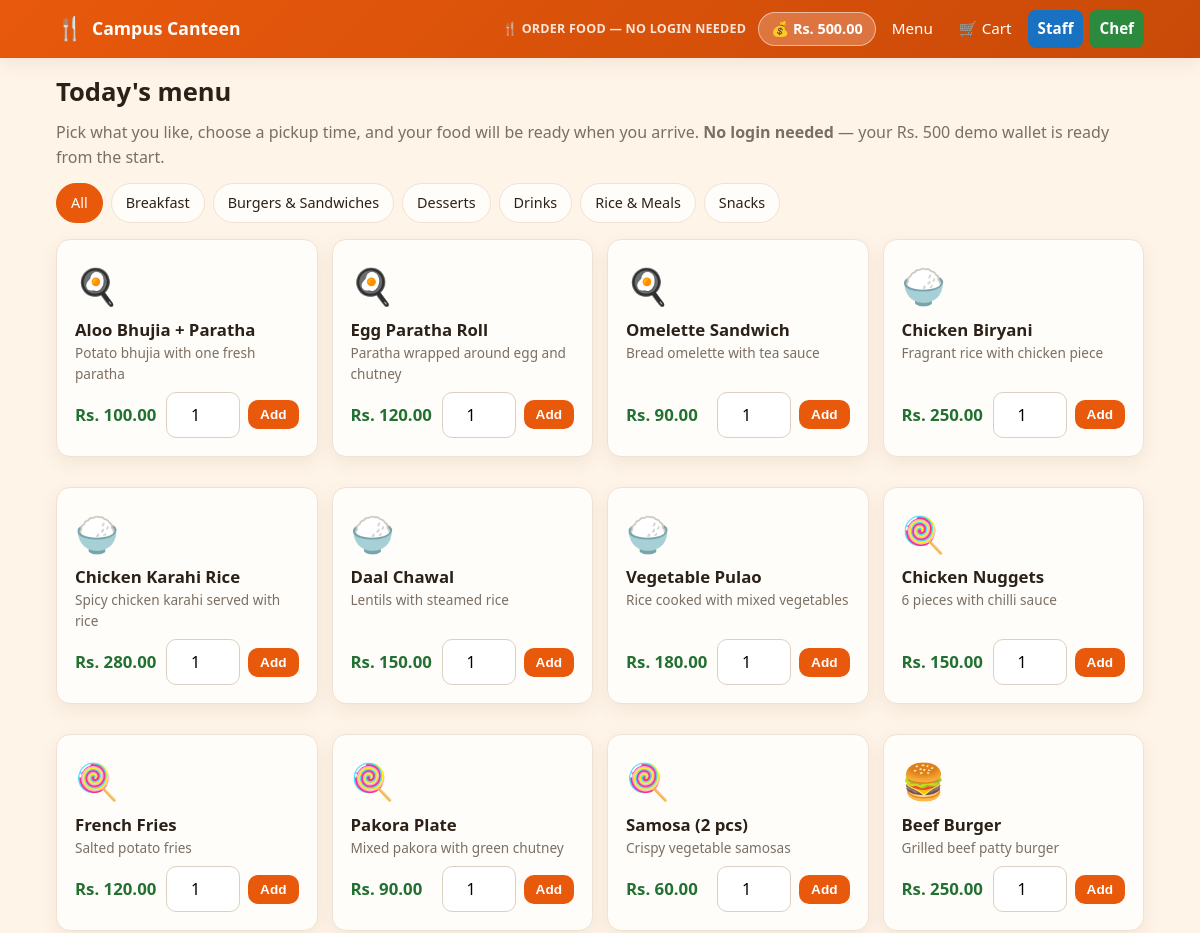
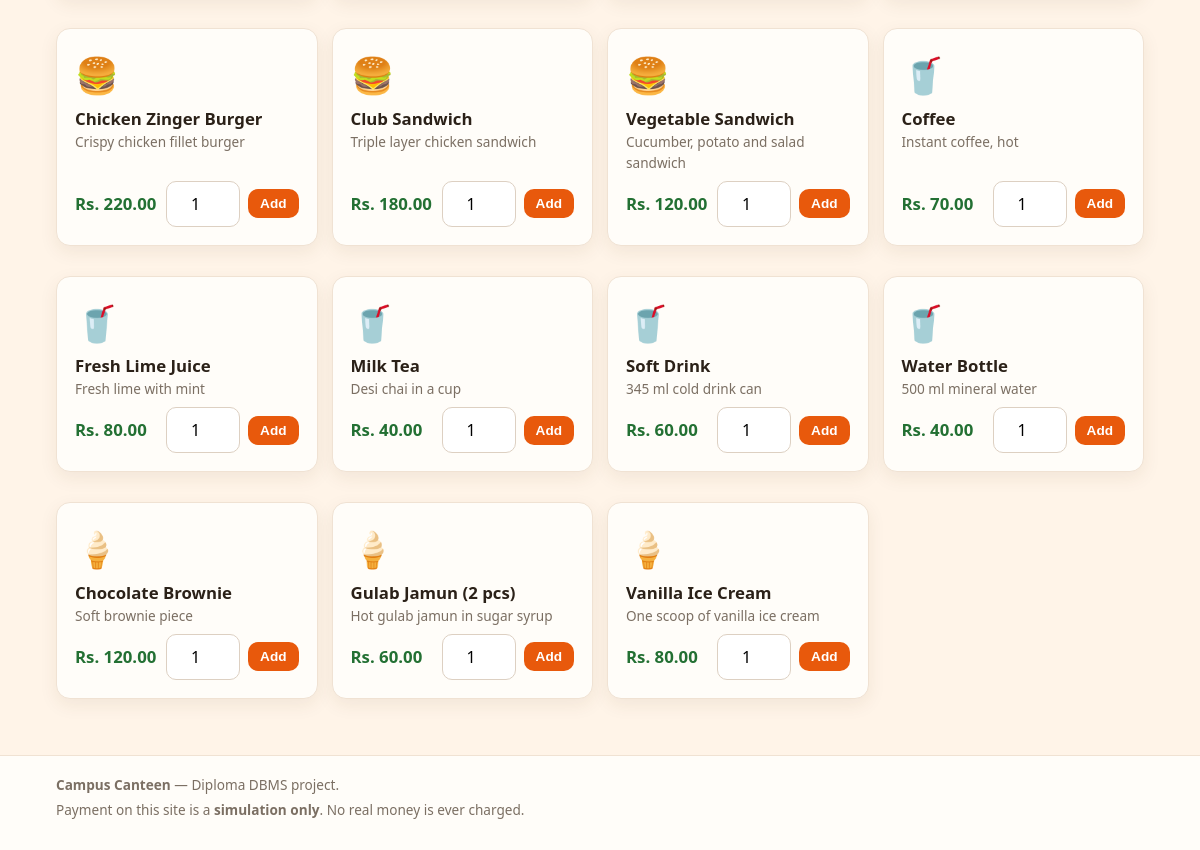
The page /student/menu.php on the database its author committed (2 pictures, top to bottom).
### tables this page shows
CREATE TABLE categories (
    category_id  INT UNSIGNED NOT NULL AUTO_INCREMENT,
    name         VARCHAR(60)  NOT NULL,
    description  VARCHAR(255) DEFAULT NULL,
    is_active    TINYINT(1)   NOT NULL DEFAULT 1,
    PRIMARY KEY (category_id),
    UNIQUE KEY uq_categories_name (name)
);

CREATE TABLE menu_items (
    item_id       INT UNSIGNED NOT NULL AUTO_INCREMENT,
    category_id   INT UNSIGNED NOT NULL,
    name          VARCHAR(100) NOT NULL,
    description   VARCHAR(255) DEFAULT NULL,
    price         DECIMAL(10,2) NOT NULL,
    is_available  TINYINT(1)   NOT NULL DEFAULT 1,
    created_at    TIMESTAMP    NOT NULL DEFAULT CURRENT_TIMESTAMP,
    updated_at    TIMESTAMP    NOT NULL DEFAULT CURRENT_TIMESTAMP
                              ON UPDATE CURRENT_TIMESTAMP,
    PRIMARY KEY (item_id),
    KEY idx_menu_items_category (category_id),
    KEY idx_menu_items_available (is_available),
    CONSTRAINT fk_menu_items_category
        FOREIGN KEY (category_id) REFERENCES categories (category_id)
        ON DELETE RESTRICT,
    CONSTRAINT chk_menu_items_price CHECK (price >= 0)
);

### includes/functions.php (called while the page is built, shortened)
<?php
function db_run(string $sql, array $params = []): PDOStatement
{
    global $conn;
    $stmt = $conn->prepare($sql);
    $stmt->execute($params);
    return $stmt;
}
function db_all(string $sql, array $params = []): array
{
    return db_run($sql, $params)->fetchAll();
}
function e($value): string
{
    return htmlspecialchars((string)$value, ENT_QUOTES, 'UTF-8');
}
function url(string $path = ''): string
{
    return BASE_PATH . '/' . ltrim($path, '/');
}
function money($amount): string
{
    return CURRENCY . number_format((float)$amount, 2);
}
function money_format_balance(float $balance): string
{
    return CURRENCY . number_format($balance, 2);
}
function demo_balance(): float
{
    $me = current_user();
    $guest_id = (int)($_SESSION['guest_user_id'] ?? 0);
    return (float)DEMO_WELCOME_BALANCE;
}

### includes/auth.php (called while the page is built, shortened)
<?php
function current_user(): ?array
{
    static $cached_id = -1;
    static $user      = null;
    $user_id = (int)($_SESSION['user_id'] ?? 0);
    if ($user_id === $cached_id) {
        return $user;
    }
    $cached_id = $user_id;
    if ($user_id <= 0) {
        $user = null;
        return null;
    }
    $user = db_row(
        'SELECT user_id, full_name, email, role, balance FROM users WHERE user_id = ? AND is_active = 1',
        [$user_id]
    );
    return $user;
}

### student/menu.php (the view, shortened to what this page needs)
<?php
require_once __DIR__ . '/../includes/config.php';
require_once __DIR__ . '/../includes/functions.php';
require_once __DIR__ . '/../includes/auth.php';
$categories = db_all('SELECT category_id, name FROM categories WHERE is_active = 1 ORDER BY name');
$active_cat = isset($_GET['cat']) ? (int)$_GET['cat'] : 0;
if ($active_cat > 0) {
    $items = db_all(
        'SELECT item_id, name, description, price, category_id
         FROM menu_items WHERE is_available = 1 AND category_id = ? ORDER BY name',
        [$active_cat]
    );
} else {
    $items = db_all(
        'SELECT item_id, name, description, price, category_id
         FROM menu_items WHERE is_available = 1 ORDER BY category_id, name'
    );
}
function category_emoji(string $name): string
{
    $map = [
        'Breakfast' => '&#127859;',
        'Rice & Meals' => '&#127834;',
        'Snacks' => '&#127853;',
        'Burgers & Sandwiches' => '&#127828;',
        'Drinks' => '&#129380;',
        'Desserts' => '&#127846;',
    ];
    return $map[$name] ?? '&#127860;';
}
require __DIR__ . '/../includes/header.php';
?>
<h1>Today's menu</h1>
<p class="muted">Pick what you like, choose a pickup time, and your food will be ready when you arrive.
  <strong>No login needed</strong> &mdash; your Rs. 500 demo wallet is ready from the start.</p>
<div class="cat-tabs">
  <a href="<?= e(url('student/menu.php')) ?>" class="<?= $active_cat === 0 ? 'active' : '' ?>">All</a>
  <?php foreach ($categories as $category): ?>
    <a href="<?= e(url('student/menu.php?cat=' . (int)$category['category_id'])) ?>"
       class="<?= $active_cat === (int)$category['category_id'] ? 'active' : '' ?>">
      <?= e($category['name']) ?>
    </a>
  <?php endforeach; ?>
</div>
<?php if (!$items): ?>
  <?php empty_state('No food to show here yet', 'Please check another category, or come back a little later.'); ?>
<?php else: ?>
  <div class="menu-grid">
    <?php foreach ($items as $item): ?>
      <?php
        $emoji = '&#127860;';
        foreach ($categories as $category) {
            if ((int)$category['category_id'] === (int)$item['category_id']) {
                $emoji = category_emoji($category['name']);
                break;
            }
        }
      ?>
      <div class="card item-card">
        <div class="item-emoji"><?= $emoji ?></div>
        <h3 class="item-name"><?= e($item['name']) ?></h3>
        <p class="item-desc"><?= e($item['description']) ?></p>
        <div class="item-foot">
          <span class="price"><?= e(money($item['price'])) ?></span>
          <form method="post" class="qty-box" data-submit-once>
            <input type="number" name="qty" value="1" min="1" max="50" aria-label="Quantity">
            <button class="btn btn-small btn-primary" type="submit">Add</button>
          </form>
        </div>
      </div>
    <?php endforeach; ?>
  </div>
<?php endif; ?>
<?php require __DIR__ . '/../includes/footer.php'; ?>

### includes/header.php (shortened to what this page needs)
<?php
$me     = current_user();
?>
<!DOCTYPE html>
<html lang="en">
<head>
<link rel="stylesheet" href="<?= e(url('assets/css/style.css')) ?>">
</head>
<body<?= isset($body_class) && $body_class !== '' ? ' class="' . e($body_class) . '"' : ''; ?>>
<header class="site-header">
  <div class="container header-inner">
    <a class="brand" href="<?= e(url('index.php')) ?>">
      <span class="brand-icon">&#127860;</span>
      <span><?= e(APP_NAME) ?></span>
    </a>
    <nav class="main-nav">
      <?php if ($me === null): ?>
        <span class="nav-system">&#127860; Order food &mdash; no login needed</span>
        <span class="wallet-badge" title="Demo wallet you get for free">
          &#128176; <?= e(money_format_balance(demo_balance())) ?>
        </span>
        <a href="<?= e(url('student/menu.php')) ?>">Menu</a>
        <a class="cart-link" href="<?= e(url('student/cart.php')) ?>">
          &#128722; Cart
        </a>
        <a class="btn btn-small btn-staff" href="<?= e(url('staff/login.php')) ?>">Staff</a>
        <a class="btn btn-small btn-chef" href="<?= e(url('chef/login.php')) ?>">Chef</a>
      <?php elseif ($me['role'] === 'chef'): ?>
        <span class="nav-system">&#127859; Chef System</span>
        <a href="<?= e(url('chef/kitchen.php')) ?>">Kitchen Screen</a>
      <?php endif; ?>
    </nav>
  </div>
</header>
<main class="container page">

### includes/footer.php (shortened to what this page needs)
</main>
<footer class="site-footer">
  <div class="container">
    <p><strong><?= e(APP_NAME) ?></strong> &mdash; Diploma DBMS project.</p>
    <p class="muted">Payment on this site is a <strong>simulation only</strong>. No real money is ever charged.</p>
  </div>
</footer>
</body>
</html>

### assets/css/style.css (style rules this page uses)
:root { --orange: #e8590c; --orange-dark: #c94a08; --green: #2b8a3e; --green-dark: #237033; --red: #c92a2a; --blue: #1971c2; --ink: #2b2118; --muted: #7b6f63; --paper: #fffdf9; --cream: #fff4e8; --line: #f0e2d3; --radius: 14px; --shadow: 0 6px 18px rgba(90, 60, 30, .08); }
* { box-sizing: border-box; }
body { margin: 0; font-family: "Segoe UI", Tahoma, Arial, sans-serif; color: var(--ink); background: var(--cream); line-height: 1.55; }
h1, h2, h3 { line-height: 1.25; margin: 0 0 .5em; }
h1 { font-size: 1.6rem; }
p { margin: 0 0 .8em; }
a { color: var(--orange-dark); }
.container { width: 100%; max-width: 1120px; margin: 0 auto; padding: 0 16px; }
.page { padding: 18px 16px 40px; min-height: 60vh; }
.muted { color: var(--muted); }
.site-header { background: linear-gradient(135deg, var(--orange), var(--orange-dark)); color: #fff; box-shadow: var(--shadow); position: sticky; top: 0; z-index: 20; }
.header-inner { display: flex; align-items: center; flex-wrap: wrap; gap: 10px; padding-top: 10px; padding-bottom: 10px; }
.brand { color: #fff; text-decoration: none; font-weight: 700; font-size: 1.1rem; display: flex; align-items: center; gap: 8px; margin-right: auto; }
.brand-icon { font-size: 1.4rem; }
.main-nav { display: flex; flex-wrap: wrap; align-items: center; gap: 6px; }
.main-nav a { color: #fff; text-decoration: none; padding: 7px 10px; border-radius: 8px; font-size: .95rem; }
.cart-link { position: relative; }
.btn { display: inline-block; border: 0; border-radius: 10px; padding: 11px 18px; font-size: 1rem; font-weight: 600; text-decoration: none; text-align: center; cursor: pointer; background: var(--orange); color: #fff; transition: background .15s ease, transform .05s ease; }
.btn-small { padding: 7px 12px; font-size: .85rem; }
.btn-primary { background: var(--orange); }
.card { background: var(--paper); border: 1px solid var(--line); border-radius: var(--radius); box-shadow: var(--shadow); padding: 18px; margin-bottom: 16px; }
.menu-grid, .stat-grid, .kitchen-grid { display: grid; gap: 14px; grid-template-columns: repeat(auto-fill, minmax(230px, 1fr)); }
.item-card { display: flex; flex-direction: column; }
.item-emoji { font-size: 2.2rem; }
.item-name { font-size: 1.05rem; margin: 6px 0 2px; }
.item-desc { color: var(--muted); font-size: .85rem; flex: 1; margin-bottom: 8px; }
.item-foot { display: flex; align-items: center; justify-content: space-between; gap: 8px; flex-wrap: wrap; }
.price { font-weight: 700; color: var(--green-dark); font-size: 1.05rem; }
.cat-tabs { display: flex; flex-wrap: wrap; gap: 8px; margin-bottom: 16px; }
.cat-tabs a { background: var(--paper); border: 1px solid var(--line); color: var(--ink); text-decoration: none; padding: 8px 14px; border-radius: 999px; font-size: .9rem; }
.cat-tabs a.active, .cat-tabs a:hover { background: var(--orange); color: #fff; border-color: var(--orange); }
input[type="text"], input[type="email"], input[type="password"], input[type="number"], input[type="time"], select, textarea { width: 100%; padding: 11px 12px; border: 1px solid #ddd0c2; border-radius: 10px; font-size: 1rem; font-family: inherit; background: #fff; }
.qty-box { display: flex; align-items: center; gap: 8px; }
.qty-box input { width: 74px; text-align: center; }
.btn-staff { background: var(--blue); }
.btn-chef { background: var(--green); }
.nav-system { font-size: .78rem; font-weight: 700; letter-spacing: .02em; text-transform: uppercase; opacity: .85; align-self: center; margin-right: 6px; white-space: nowrap; }
.site-footer { background: var(--paper); border-top: 1px solid var(--line); padding: 18px 0 26px; color: var(--muted); font-size: .85rem; }
.site-footer p { margin: 0 0 4px; }
.wallet-badge { background: rgba(255, 255, 255, .22); border: 1px solid rgba(255, 255, 255, .5); border-radius: 999px; padding: 5px 12px; font-weight: 700; font-size: .9rem; color: #fff; white-space: nowrap; }

### rows shown on the page
categories: name "Breakfast"
categories: name "Burgers & Sandwiches"
categories: name "Desserts"
categories: name "Drinks"
categories: name "Rice & Meals"
categories: name "Snacks"
menu_items: category.name "🍳", name "Aloo Bhujia + Paratha", description "Potato bhujia with one fresh paratha", price "Rs. 100.00"
menu_items: category.name "🍳", name "Egg Paratha Roll", description "Paratha wrapped around egg and chutney", price "Rs. 120.00"
menu_items: category.name "🍳", name "Omelette Sandwich", description "Bread omelette with tea sauce", price "Rs. 90.00"
menu_items: category.name "🍚", name "Chicken Biryani", description "Fragrant rice with chicken piece", price "Rs. 250.00"
menu_items: category.name "🍚", name "Chicken Karahi Rice", description "Spicy chicken karahi served with rice", price "Rs. 280.00"
menu_items: category.name "🍚", name "Daal Chawal", description "Lentils with steamed rice", price "Rs. 150.00"
menu_items: category.name "🍚", name "Vegetable Pulao", description "Rice cooked with mixed vegetables", price "Rs. 180.00"
menu_items: category.name "🍭", name "Chicken Nuggets", description "6 pieces with chilli sauce", price "Rs. 150.00"
menu_items: category.name "🍭", name "French Fries", description "Salted potato fries", price "Rs. 120.00"
menu_items: category.name "🍭", name "Pakora Plate", description "Mixed pakora with green chutney", price "Rs. 90.00"
menu_items: category.name "🍭", name "Samosa (2 pcs)", description "Crispy vegetable samosas", price "Rs. 60.00"
menu_items: category.name "🍔", name "Beef Burger", description "Grilled beef patty burger", price "Rs. 250.00"
menu_items: category.name "🍔", name "Chicken Zinger Burger", description "Crispy chicken fillet burger", price "Rs. 220.00"
menu_items: category.name "🍔", name "Club Sandwich", description "Triple layer chicken sandwich", price "Rs. 180.00"
menu_items: category.name "🍔", name "Vegetable Sandwich", description "Cucumber, potato and salad sandwich", price "Rs. 120.00"
menu_items: category.name "🥤", name "Coffee", description "Instant coffee, hot", price "Rs. 70.00"
menu_items: category.name "🥤", name "Fresh Lime Juice", description "Fresh lime with mint", price "Rs. 80.00"
menu_items: category.name "🥤", name "Milk Tea", description "Desi chai in a cup", price "Rs. 40.00"
menu_items: category.name "🥤", name "Soft Drink", description "345 ml cold drink can", price "Rs. 60.00"
menu_items: category.name "🥤", name "Water Bottle", description "500 ml mineral water", price "Rs. 40.00"
menu_items: category.name "🍦", name "Chocolate Brownie", description "Soft brownie piece", price "Rs. 120.00"
menu_items: category.name "🍦", name "Gulab Jamun (2 pcs)", description "Hot gulab jamun in sugar syrup", price "Rs. 60.00"
menu_items: category.name "🍦", name "Vanilla Ice Cream", description "One scoop of vanilla ice cream", price "Rs. 80.00"

### other values the page prints
APP_NAME "Campus Canteen"
money_format_balance(demo_balance()) "Rs. 500.00"
